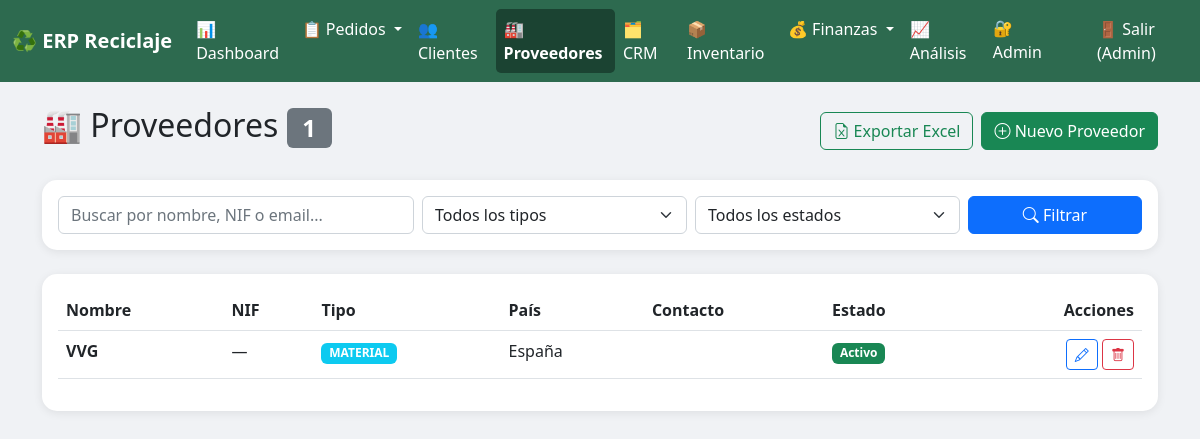
Page /proveedores/ (signed in) on the committed database.
### proveedores/models.py (models this page shows, shortened)
class Proveedor(models.Model):
    TIPO_PROVEEDOR = [
        ('COMERCIO_MATERIALES', 'Comercio de Materiales'),
        ('SERVICIOS_PROFESIONALES', 'Servicios Profesionales'),
        ('SUMINISTROS', 'Suministros'),
        ('RENTA_PARKING', 'Renta Parking'),
        ('TRANSPORTE', 'Transporte'),
        ('MANTENIMIENTO', 'Mantenimiento'),
        ('IMPUESTOS', 'Impuestos'),
        ('OTROS', 'Otros'),
    ]
    ESTADO_CHOICES = [
        ('ACTIVO', 'Activo'),
        ('INACTIVO', 'Inactivo'),
    ]
    nombre = models.CharField(max_length=200)
    nif = models.CharField(max_length=20, blank=True)
    pais = models.CharField(max_length=100, default='España')
    email = models.EmailField(blank=True)
    telefono = models.CharField(max_length=50, blank=True)
    direccion = models.CharField(max_length=300, blank=True)
    codigo_nima = models.CharField(max_length=50, blank=True,verbose_name="Código NIMA")
    numero_gestor = models.CharField(max_length=50, blank=True,verbose_name="Nº Gestor de Residuos")
    tipo = models.CharField(max_length=80, choices=TIPO_PROVEEDOR, default='MATERIAL')
    estado = models.CharField(max_length=20, choices=ESTADO_CHOICES, default='ACTIVO')
    iban = models.CharField(max_length=50, blank=True)
    notas = models.TextField(blank=True)
    fecha_registro = models.DateTimeField(auto_now_add=True)
    class Meta:
        verbose_name = "Proveedor"
        verbose_name_plural = "Proveedores"
        ordering = ['nombre']

### proveedores/views.py (the view)
# urls.py: path('', views.lista_proveedores, name='lista_proveedores'),
@login_required
def lista_proveedores(request):
    proveedores = Proveedor.objects.all().order_by('nombre')
    busqueda = request.GET.get('q', '')
    if busqueda:
        proveedores = proveedores.filter(
            Q(nombre__icontains=busqueda) |
            Q(nif__icontains=busqueda) |
            Q(email__icontains=busqueda)
        )
    tipo = request.GET.get('tipo', '')
    if tipo:
        proveedores = proveedores.filter(tipo=tipo)
    estado = request.GET.get('estado', '')
    if estado:
        proveedores = proveedores.filter(estado=estado)
    context = {
        'proveedores': proveedores,
        'total': proveedores.count(),
        'tipos': Proveedor.TIPO_PROVEEDOR,
        'estados': Proveedor.ESTADO_CHOICES,
        'busqueda': busqueda,
        'tipo_filtro': tipo,
        'estado_filtro': estado,
    }
    return render(request, 'proveedores/lista.html', context)

### proveedores/templates/proveedores/lista.html (shortened to what this page needs)
{% extends 'base.html' %}
{% block content %}
<div class="d-flex justify-content-between align-items-center mb-4">
    <h2>🏭 Proveedores <span class="badge bg-secondary">{{ total }}</span></h2>
    <div class="d-flex gap-2">
        <a href="{% url 'exportar_proveedores_excel' %}" class="btn btn-outline-success">
            <i class="bi bi-file-earmark-excel"></i> Exportar Excel
        </a>
        <a href="{% url 'nuevo_proveedor' %}" class="btn btn-success">
            <i class="bi bi-plus-circle"></i> Nuevo Proveedor
        </a>
    </div>
</div>
<div class="card card-custom mb-4">
    <div class="card-body">
        <form method="GET" class="row g-2">
            <div class="col-md-4">
                <input type="text" name="q" class="form-control"
                       placeholder="Buscar por nombre, NIF o email..."
                       value="{{ busqueda }}">
            </div>
            <div class="col-md-3">
                <select name="tipo" class="form-select">
                    <option value="">Todos los tipos</option>
                </select>
            </div>
            <div class="col-md-3">
                <select name="estado" class="form-select">
                    <option value="">Todos los estados</option>
                </select>
            </div>
            <div class="col-md-2">
                <button type="submit" class="btn btn-primary w-100">
                    <i class="bi bi-search"></i> Filtrar
                </button>
            </div>
        </form>
    </div>
</div>
<div class="card card-custom">
    <div class="card-body">
        {% if proveedores %}
        <div class="table-responsive">
            <table class="table table-hover">
                <thead>
                    <tr>
                        <th>Nombre</th>
                        <th>NIF</th>
                        <th>Tipo</th>
                        <th>País</th>
                        <th>Contacto</th>
                        <th>Estado</th>
                        <th class="text-end">Acciones</th>
                    </tr>
                </thead>
                <tbody>
                    {% for p in proveedores %}
                    <tr>
                        <td><strong>{{ p.nombre }}</strong></td>
                        <td>{{ p.nif|default:"—" }}</td>
                        <td>
                            <span class="badge bg-info">{{ p.get_tipo_display }}</span>
                        </td>
                        <td>{{ p.pais }}</td>
                        <td>
                        </td>
                        <td>
                            {% if p.estado == 'ACTIVO' %}
                            <span class="badge bg-success">Activo</span>
                            {% else %}
                            <span class="badge bg-secondary">Inactivo</span>
                            {% endif %}
                        </td>
                        <td class="text-end">
                            <a href="{% url 'editar_proveedor' p.id %}" class="btn btn-sm btn-outline-primary">
                                <i class="bi bi-pencil"></i>
                            </a>
                            <a href="{% url 'confirmar_eliminar_proveedor' p.id %}" class="btn btn-sm btn-outline-danger">
                                <i class="bi bi-trash"></i>
                            </a>
                        </td>
                    </tr>
                    {% endfor %}
                </tbody>
            </table>
        </div>
        {% endif %}
    </div>
</div>
{% endblock %}

### templates/base.html (shortened to what this page needs)
<!DOCTYPE html>
<html lang="es">
<head>
    <link href="/static/css/bootstrap.min.css" rel="stylesheet">
    <link href="/static/css/bootstrap-icons.css" rel="stylesheet">
</head>
<body>
    <nav class="navbar navbar-expand-lg navbar-custom">
        <div class="container-fluid">
            <a class="navbar-brand text-white fw-bold" href="/">♻️ ERP Reciclaje</a>
            <div class="collapse navbar-collapse" id="menuPrincipal">
                <ul class="navbar-nav me-auto">
                    <li class="nav-item">
                        <a class="nav-link {% if request.path == '/' %}active{% endif %}" href="/">📊 Dashboard</a>
                    </li>
                    <li class="nav-item dropdown">
                        <a class="nav-link dropdown-toggle {% if '/pedidos/' in request.path %}active{% endif %}" href="#" data-bs-toggle="dropdown">
                            📋 Pedidos
                        </a>
                    </li>
                    <li class="nav-item">
                        <a class="nav-link {% if '/clientes/' in request.path %}active{% endif %}" href="/clientes/">👥 Clientes</a>
                    </li>
                    <li class="nav-item">
                        <a class="nav-link {% if '/proveedores/' in request.path %}active{% endif %}" href="{% url 'lista_proveedores' %}">🏭 Proveedores</a>
                    </li>
                    <li class="nav-item">
                        <a class="nav-link {% if '/crm/' in request.path %}active{% endif %}" href="/crm/">🗂️ CRM</a>
                    </li>
                    <li class="nav-item">
                        <a class="nav-link {% if '/inventario/' in request.path %}active{% endif %}" href="/inventario/">📦 Inventario</a>
                    </li>
                    <li class="nav-item dropdown">
                        <a class="nav-link dropdown-toggle {% if '/finanzas/' in request.path %}active{% endif %}" href="#" data-bs-toggle="dropdown">
                            💰 Finanzas
                        </a>
                    </li>
                    <li class="nav-item">
                        <a class="nav-link {% if '/analisis/' in request.path %}active{% endif %}" href="/analisis/">📈 Análisis</a>
                    </li>
                </ul>
                <ul class="navbar-nav">
                    <li class="nav-item">
                        <a class="nav-link" href="/admin/" target="_blank">🔐 Admin</a>
                    </li>
                    {% if user.is_authenticated %}
                    <li class="nav-item">
                        <form method="POST" action="{% url 'logout' %}" style="display:inline;">
                            <button type="submit" class="nav-link btn btn-link" style="color: white; text-decoration: none;">
                                🚪 Salir ({{ user.username }})
                            </button>
                        </form>
                    </li>
                    {% endif %}
                </ul>
            </div>
        </div>
    </nav>
    <div class="container mt-4 mb-5">
        {% block content %}{% endblock %}
    </div>
</body>
</html>

### templates/base.html (style rules this page uses)
body { background: #f0f2f5; }
.navbar-custom { background: #2d6a4f; }
.navbar-custom .nav-link { color: white !important; }
.navbar-custom .nav-link.active { background: #1b4332; border-radius: 5px; font-weight: bold; }
.card-custom { border-radius: 15px; box-shadow: 0 2px 10px rgba(0,0,0,0.08); border: none; }

### rows in the picture
Proveedor: nombre "VVG", nif "—", tipo "MATERIAL", pais "España", estado "Activo"

### other values in the picture
{{ user.username }} "Admin"
{{ total }} "1"
